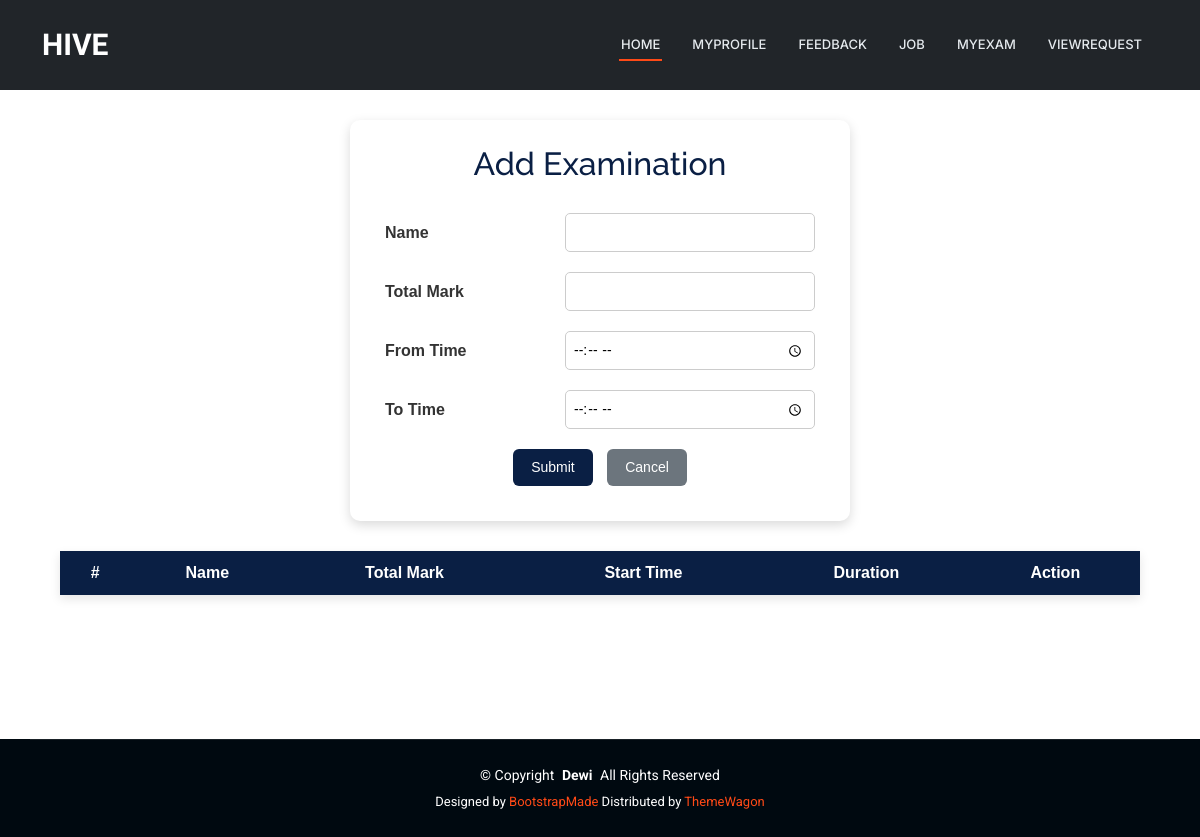
Page /JobProvider/examinationdetails/8 on the earlier database version.
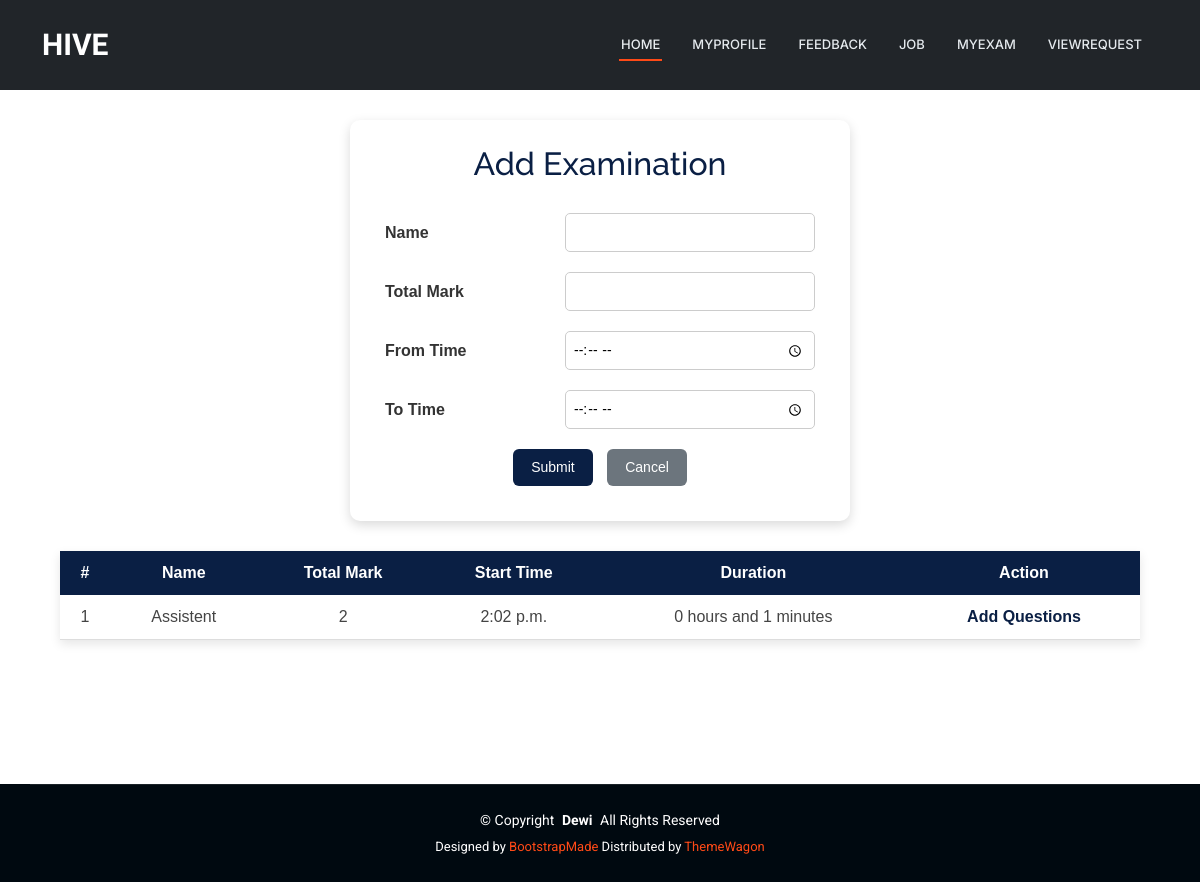
Same page on the later database version.
### JobProvider/models.py (models this page shows)
class tbl_examination(models.Model):
    examination_name=models.CharField(max_length=50)
    examination_mark=models.CharField(max_length=50)
    examination_time=models.CharField(max_length=50)
    examination_status = models.IntegerField(default=0)
    time = models.TimeField(null=True)
    start_time = models.TimeField(null=True)
    job=models.ForeignKey(tbl_job,on_delete=models.CASCADE,null=True)

### JobProvider/views.py (the view, shortened to what this page needs)
# urls.py: path('examinationdetails/<int:id>',views.examinationdetails,name='examinationdetails'),
def examinationdetails(request, id):
    exm=tbl_examination.objects.filter(job=id,examination_status=0)
    return render(request,'JobProvider/Exam.html',{'result':exm})

### JobProvider/Templates/JobProvider/Exam.html (shortened to what this page needs)
{% extends 'JobProvider/Header.html' %}
{% block content %}
<div class="jp-exam-wrapper">
    <div class="jp-exam-card">
        <h2>Add Examination</h2>
        <form action="" method="post" enctype="multipart/form-data">
            <table class="jp-exam-form-table">
                <tr>
                    <td>Name</td>
                    <td>
                        <input
                            type="text"
                            name="txt_name"
                            class="jp-exam-input"
                            required
                            pattern="^[A-Z]+[a-zA-Z ]*$"
                            title="Name Allows Only Alphabets, Spaces and First Letter Must Be Capital">
                    </td>
                </tr>
                <tr>
                    <td>Total Mark</td>
                    <td>
                        <input
                            type="text"
                            name="txt_qno"
                            class="jp-exam-input"
                            required>
                    </td>
                </tr>
                <tr>
                    <td>From Time</td>
                    <td>
                        <input
                            type="time"
                            name="txt_ftime"
                            class="jp-exam-input"
                            required>
                    </td>
                </tr>
                <tr>
                    <td>To Time</td>
                    <td>
                        <input
                            type="time"
                            name="txt_ttime"
                            class="jp-exam-input"
                            required>
                    </td>
                </tr>
                <tr>
                    <td colspan="2" align="center">
                        <input type="submit" value="Submit" class="jp-exam-btn">
                        <input type="reset" value="Cancel" class="jp-exam-btn jp-exam-cancel">
                    </td>
                </tr>
            </table>
        </form>
    </div>
    <table class="jp-exam-table">
        <tr>
            <th>#</th>
            <th>Name</th>
            <th>Total Mark</th>
            <th>Start Time</th>
            <th>Duration</th>
            <th>Action</th>
        </tr>
        {% for i in result %}
        <tr>
            <td>{{ forloop.counter }}</td>
            <td>{{ i.examination_name }}</td>
            <td>{{ i.examination_mark }}</td>
            <td>{{ i.start_time }}</td>
            <td>{{ i.examination_time }}</td>
            <td>
                <a href="{% url 'JobProvider:addquestions' i.id %}" class="jp-exam-link">
                    Add Questions
                </a>
            </td>
        </tr>
        {% endfor %}
    </table>
</div>
{% endblock %}

Differences in the rows shown:
added tbl_examination: examination_name "Assistent", examination_mark "2", start_time "2:02 p.m.", examination_time "0 hours and 1 minutes"
